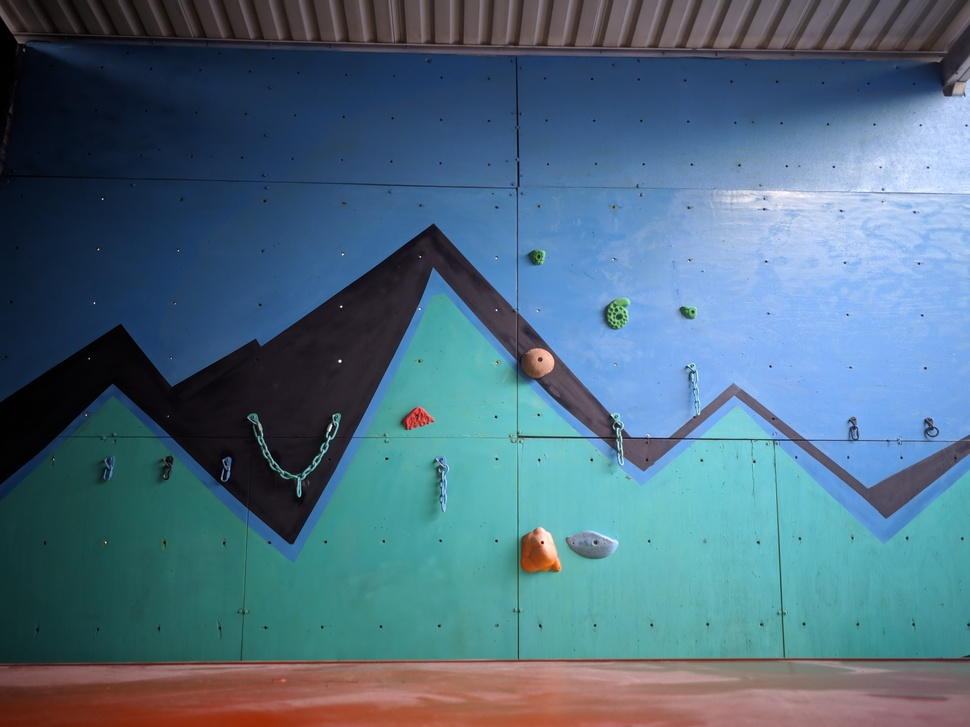
//> input picture Vision_por_computadora/07a.jpg, 970 x 727 px, shrunk from 4624 x 3466 before the run
$ ./MuroEscalada   (built with g++ and OpenCV 4)
//> lines starting //> are read from the running program, lines starting //| are printed output that depends on the picture; after the words box and inside, x2 and y2 are one past the last pixel; in counts of white or black regions, pixels touching at a corner belong together
#include "opencv2/opencv.hpp"
#include "opencv2/highgui.hpp"
#include "opencv2/highgui/highgui.hpp"
#include "opencv2/highgui/highgui_c.h"
#include "opencv2/imgproc.hpp"
#include "opencv2/core/core.hpp"
#include "opencv2/imgproc/imgproc.hpp"
#include <opencv2/imgproc.hpp>
#include <iostream>
#include <stdio.h>
#include <stdlib.h>
using namespace cv;
using namespace std;


int main(int, char**)
{
	//namedWindow("grayscale", CV_WINDOW_NORMAL);
	namedWindow("DiferenciaT", CV_WINDOW_NORMAL);
	namedWindow("Suavisado", CV_WINDOW_NORMAL);
	namedWindow("Result window", CV_WINDOW_NORMAL);
	// [5 lines of commented-out code are left out]

	Mat dst;

	Mat grayscale = cv::imread("07a.jpg", IMREAD_GRAYSCALE);
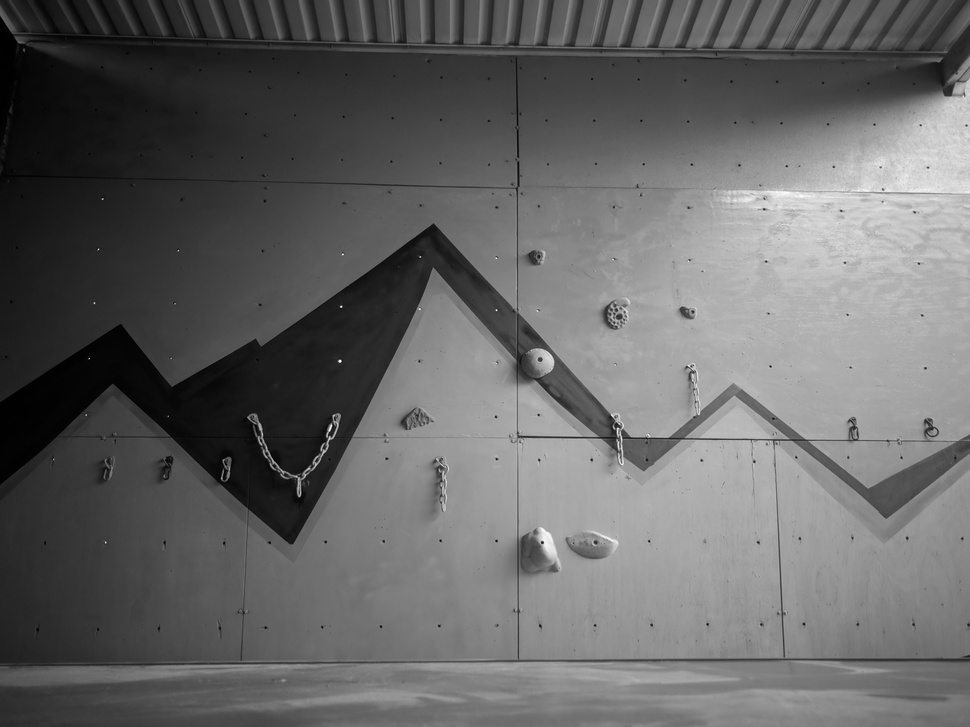
//> grayscale: 727 rows x 970 cols, CV_8UC1; min 0, max 255, mean 101.7
	//equalizeHist(grayscale, grayscale);

	Mat grayscale2 = cv::imread("07b.jpg", IMREAD_GRAYSCALE);
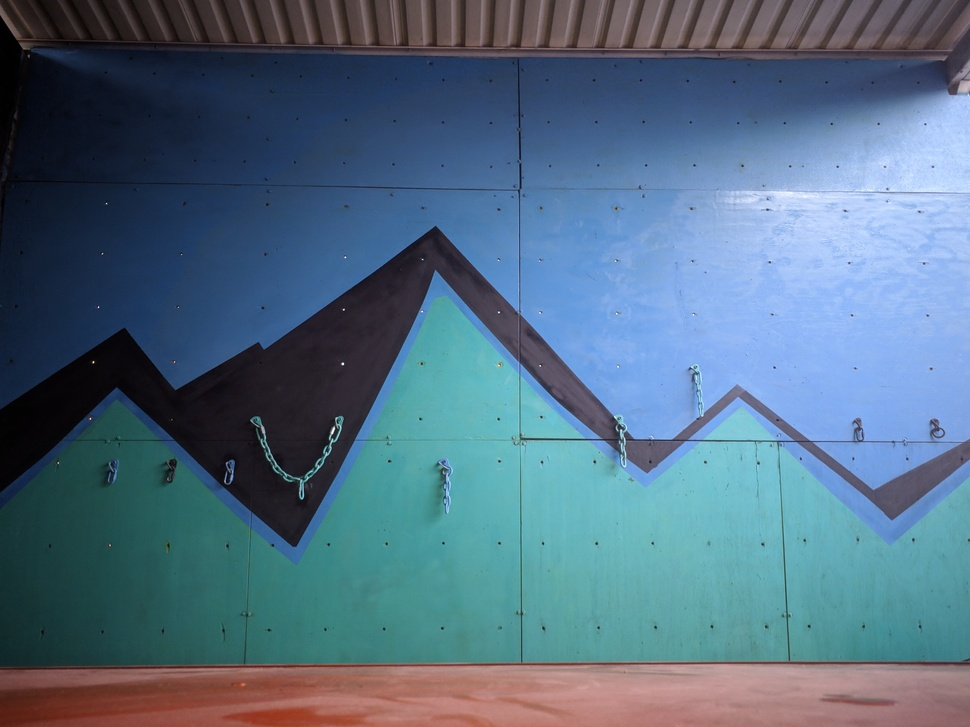
//> input picture Vision_por_computadora/07b.jpg, 970 x 727 px, shrunk from 4624 x 3466 before the run
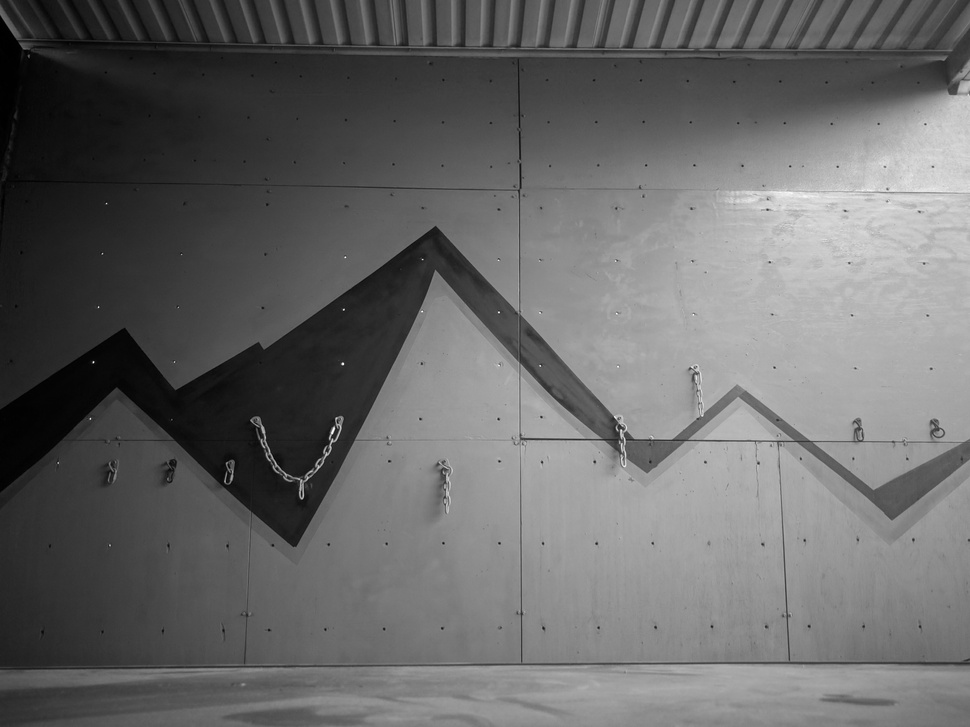
//> grayscale2: 727 rows x 970 cols, CV_8UC1; min 0, max 255, mean 103.8
	//equalizeHist(grayscale2, grayscale2);

	Mat diff_total;
	absdiff(grayscale, grayscale2, diff_total);
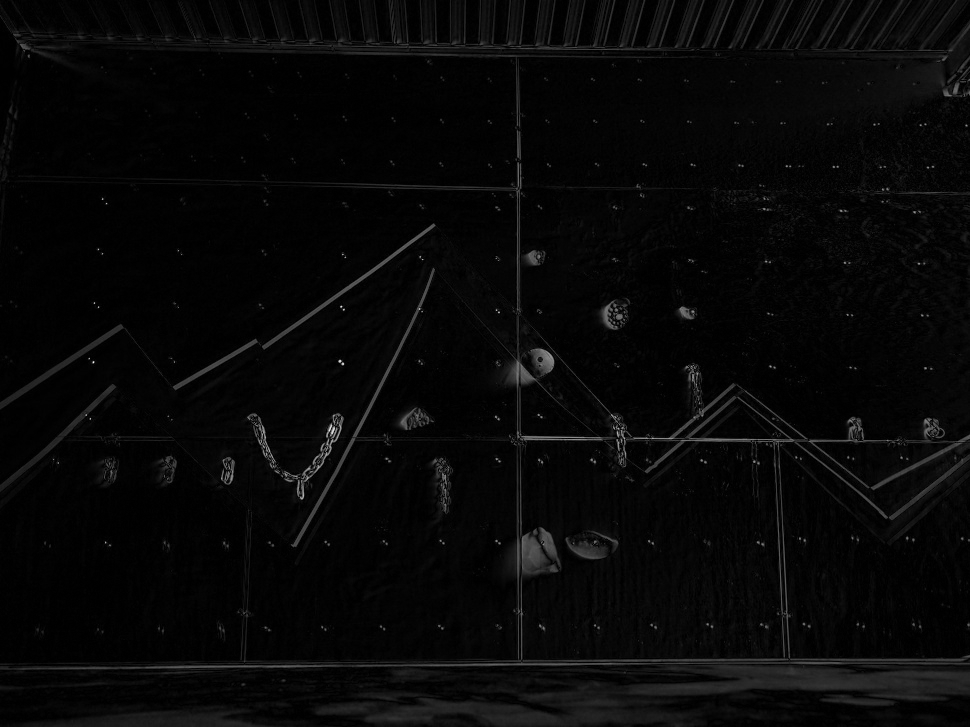
//> diff_total: 727 rows x 970 cols, CV_8UC1; min 0, max 247, mean 7.3
	imshow("DiferenciaT", diff_total);

	diff_total.convertTo(diff_total, -1, 0.5, 0);
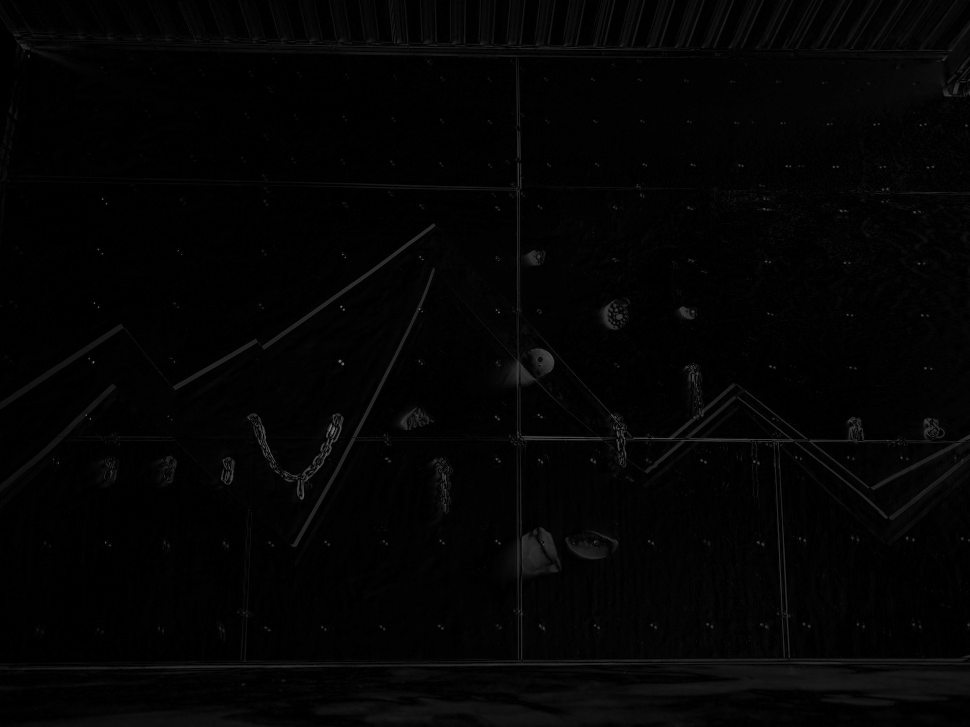
//> diff_total: 727 rows x 970 cols, CV_8UC1; min 0, max 124, mean 3.6

	/*Mat ecualizada = Mat(grayscale.rows, grayscale.cols, CV_8U);
	equalizeHist(diff_total, ecualizada);*/
	//imshow("Ecualizada", ecualizada);

	Mat blur = Mat(grayscale.rows, grayscale.cols, CV_8U);
	GaussianBlur(diff_total, blur, Size(7, 7), 1.0);
	medianBlur(blur, blur, 7);
	imshow("Suavisado", blur);

	vector<Vec4i> hierarchy;
	vector<vector<Point> > contours;
	RNG rng(12345);
	findContours(blur, contours, hierarchy, CV_RETR_TREE, CV_CHAIN_APPROX_SIMPLE, Point(0, 0));
//> contours = 409 contours, 139 with area under 20; largest, box (x1, y1, x2, y2) and area: (0, 0, 970, 727) 646516, (127, 52, 398, 149) 14728, (124, 131, 283, 178) 3576, (177, 307, 242, 371) 1730, (752, 367, 843, 438) 1270

	Mat drawing = Mat::zeros(grayscale2.size(), CV_8UC3);
	for (int i = 0; i < contours.size(); i++)
	{
		Scalar color = Scalar(rng.uniform(0, 255), rng.uniform(0, 255), rng.uniform(0, 255));
		drawContours(drawing, contours, i, color, 2, 8, hierarchy, 0, Point());
	}
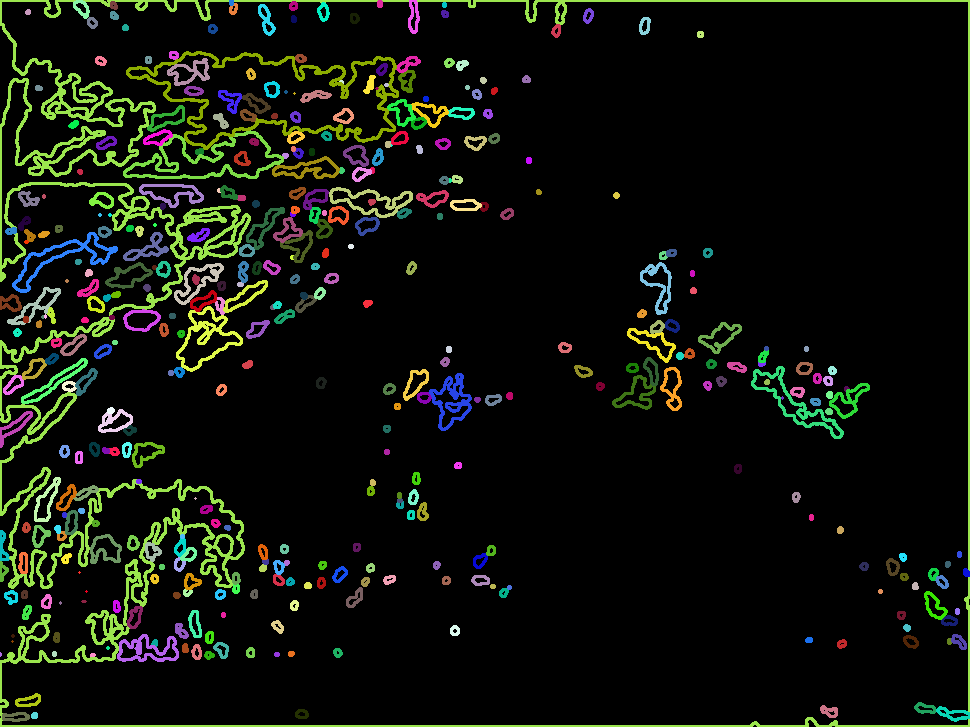
//> drawing: 727 rows x 970 cols, CV_8UC3; mean B, G, R 11.5, 18.7, 15.2

	imshow("Result window", drawing);


		// [22 lines of commented-out code are left out]

	waitKey(0);
	return 0;
}
